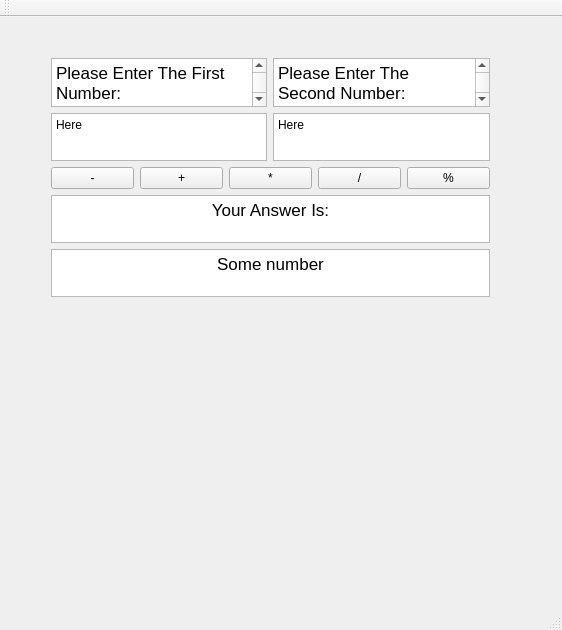
<?xml version="1.0" encoding="UTF-8"?>
<ui version="4.0">
 <class>MainWindow</class>
 <widget class="QMainWindow" name="MainWindow">
  <property name="geometry">
   <rect>
    <x>0</x>
    <y>0</y>
    <width>562</width>
    <height>630</height>
   </rect>
  </property>
  <property name="windowTitle">
   <string>MainWindow</string>
  </property>
  <widget class="QWidget" name="centralWidget">
   <widget class="QWidget" name="gridLayoutWidget">
    <property name="geometry">
     <rect>
      <x>40</x>
      <y>30</y>
      <width>461</width>
      <height>261</height>
     </rect>
    </property>
    <layout class="QGridLayout" name="gridLayout">
     <property name="sizeConstraint">
      <enum>QLayout::SetNoConstraint</enum>
     </property>
     <item row="5" column="0">
      <widget class="QTextBrowser" name="textBrowser_3">
       <property name="maximumSize">
        <size>
         <width>16777215</width>
         <height>70</height>
        </size>
       </property>
       <property name="html">
        <string>&lt;!DOCTYPE HTML PUBLIC &quot;-//W3C//DTD HTML 4.0//EN&quot; &quot;http://www.w3.org/TR/REC-html40/strict.dtd&quot;&gt;
&lt;html&gt;&lt;head&gt;&lt;meta name=&quot;qrichtext&quot; content=&quot;1&quot; /&gt;&lt;style type=&quot;text/css&quot;&gt;
p, li { white-space: pre-wrap; }
&lt;/style&gt;&lt;/head&gt;&lt;body style=&quot; font-family:'.SF NS Text'; font-size:13pt; font-weight:400; font-style:normal;&quot;&gt;
&lt;p align=&quot;center&quot; style=&quot; margin-top:0px; margin-bottom:0px; margin-left:0px; margin-right:0px; -qt-block-indent:0; text-indent:0px;&quot;&gt;Your Answer Is:&lt;/p&gt;&lt;/body&gt;&lt;/html&gt;</string>
       </property>
      </widget>
     </item>
     <item row="3" column="0">
      <spacer name="verticalSpacer_2">
       <property name="orientation">
        <enum>Qt::Vertical</enum>
       </property>
       <property name="sizeHint" stdset="0">
        <size>
         <width>20</width>
         <height>40</height>
        </size>
       </property>
      </spacer>
     </item>
     <item row="6" column="0">
      <widget class="QTextBrowser" name="textBrowser_4">
       <property name="html">
        <string>&lt;!DOCTYPE HTML PUBLIC &quot;-//W3C//DTD HTML 4.0//EN&quot; &quot;http://www.w3.org/TR/REC-html40/strict.dtd&quot;&gt;
&lt;html&gt;&lt;head&gt;&lt;meta name=&quot;qrichtext&quot; content=&quot;1&quot; /&gt;&lt;style type=&quot;text/css&quot;&gt;
p, li { white-space: pre-wrap; }
&lt;/style&gt;&lt;/head&gt;&lt;body style=&quot; font-family:'.SF NS Text'; font-size:13pt; font-weight:400; font-style:normal;&quot;&gt;
&lt;p align=&quot;center&quot; style=&quot; margin-top:0px; margin-bottom:0px; margin-left:0px; margin-right:0px; -qt-block-indent:0; text-indent:0px;&quot;&gt;Some number&lt;/p&gt;&lt;/body&gt;&lt;/html&gt;</string>
       </property>
      </widget>
     </item>
     <item row="1" column="0">
      <layout class="QHBoxLayout" name="horizontalLayout_3">
       <item>
        <widget class="QPlainTextEdit" name="plainTextEdit_2">
         <property name="plainText">
          <string>Here</string>
         </property>
        </widget>
       </item>
       <item>
        <widget class="QPlainTextEdit" name="plainTextEdit">
         <property name="plainText">
          <string>Here</string>
         </property>
        </widget>
       </item>
      </layout>
     </item>
     <item row="0" column="0">
      <layout class="QHBoxLayout" name="horizontalLayout">
       <property name="sizeConstraint">
        <enum>QLayout::SetNoConstraint</enum>
       </property>
       <item>
        <widget class="QTextBrowser" name="textBrowser">
         <property name="html">
          <string>&lt;!DOCTYPE HTML PUBLIC &quot;-//W3C//DTD HTML 4.0//EN&quot; &quot;http://www.w3.org/TR/REC-html40/strict.dtd&quot;&gt;
&lt;html&gt;&lt;head&gt;&lt;meta name=&quot;qrichtext&quot; content=&quot;1&quot; /&gt;&lt;style type=&quot;text/css&quot;&gt;
p, li { white-space: pre-wrap; }
&lt;/style&gt;&lt;/head&gt;&lt;body style=&quot; font-family:'.SF NS Text'; font-size:13pt; font-weight:400; font-style:normal;&quot;&gt;
&lt;p style=&quot; margin-top:0px; margin-bottom:0px; margin-left:0px; margin-right:0px; -qt-block-indent:0; text-indent:0px;&quot;&gt;Please Enter The First Number:&lt;/p&gt;&lt;/body&gt;&lt;/html&gt;</string>
         </property>
        </widget>
       </item>
       <item>
        <widget class="QTextBrowser" name="textBrowser_2">
         <property name="html">
          <string>&lt;!DOCTYPE HTML PUBLIC &quot;-//W3C//DTD HTML 4.0//EN&quot; &quot;http://www.w3.org/TR/REC-html40/strict.dtd&quot;&gt;
&lt;html&gt;&lt;head&gt;&lt;meta name=&quot;qrichtext&quot; content=&quot;1&quot; /&gt;&lt;style type=&quot;text/css&quot;&gt;
p, li { white-space: pre-wrap; }
&lt;/style&gt;&lt;/head&gt;&lt;body style=&quot; font-family:'.SF NS Text'; font-size:13pt; font-weight:400; font-style:normal;&quot;&gt;
&lt;p style=&quot; margin-top:0px; margin-bottom:0px; margin-left:0px; margin-right:0px; -qt-block-indent:0; text-indent:0px;&quot;&gt;Please Enter The Second Number:&lt;/p&gt;&lt;/body&gt;&lt;/html&gt;</string>
         </property>
        </widget>
       </item>
      </layout>
     </item>
     <item row="4" column="0">
      <spacer name="verticalSpacer">
       <property name="orientation">
        <enum>Qt::Vertical</enum>
       </property>
       <property name="sizeHint" stdset="0">
        <size>
         <width>20</width>
         <height>40</height>
        </size>
       </property>
      </spacer>
     </item>
     <item row="2" column="0">
      <layout class="QHBoxLayout" name="horizontalLayout_2">
       <item>
        <widget class="QPushButton" name="pushButton_5">
         <property name="text">
          <string>-</string>
         </property>
        </widget>
       </item>
       <item>
        <widget class="QPushButton" name="pushButton_2">
         <property name="text">
          <string>+</string>
         </property>
        </widget>
       </item>
       <item>
        <widget class="QPushButton" name="pushButton_4">
         <property name="text">
          <string>*</string>
         </property>
        </widget>
       </item>
       <item>
        <widget class="QPushButton" name="pushButton_3">
         <property name="text">
          <string>/</string>
         </property>
        </widget>
       </item>
       <item>
        <widget class="QPushButton" name="pushButton">
         <property name="text">
          <string>%</string>
         </property>
        </widget>
       </item>
      </layout>
     </item>
    </layout>
   </widget>
  </widget>
  <widget class="QMenuBar" name="menuBar">
   <property name="geometry">
    <rect>
     <x>0</x>
     <y>0</y>
     <width>562</width>
     <height>22</height>
    </rect>
   </property>
  </widget>
  <widget class="QToolBar" name="mainToolBar">
   <attribute name="toolBarArea">
    <enum>TopToolBarArea</enum>
   </attribute>
   <attribute name="toolBarBreak">
    <bool>false</bool>
   </attribute>
  </widget>
  <widget class="QStatusBar" name="statusBar"/>
 </widget>
 <layoutdefault spacing="6" margin="11"/>
 <resources/>
 <connections/>
</ui>
